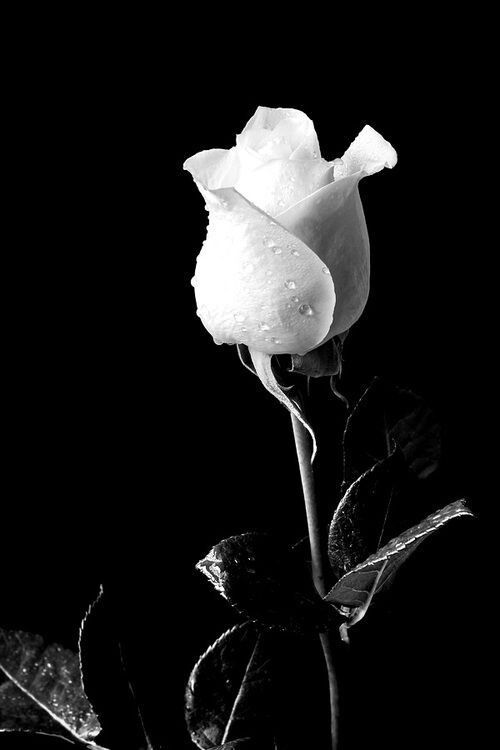
#> input picture edge detection 2.jpg, 500 x 750 px
$ python 'edge detection 2.py'
#> lines starting #> are read from the running program, lines starting #| are printed output that depends on the picture; after the words box and inside, x2 and y2 are one past the last pixel; in counts of white or black regions, pixels touching at a corner belong together
### morphology.py
import numpy as np


def morph(img=None, oper=None, iterations=1, strel=np.ones((3, 3)), bin=0):
    # This function accepts accepts a binary shape (img), morphological operation, structuring element
    # and number of iterations. It performs the specified operation of img by the structuring element
    # for the required number of iterations and returns the result.

    if bin:
        img = binarize(img)
    if oper is None:
        print('Choose specific morphological operator: erosion, dilation, closing, opening')
        return
    img = find_range(img)
    if oper == 'er':
        func = erosion
    elif oper == 'di':
        func = dilation
    elif oper == 'cl':
        func = closing
    elif oper == 'op':
        func = opening

    morphed_img = func(img, strel)
    if iterations > 1:
        for i in range(iterations - 1):
            morphed_img = func(morphed_img, strel)
            i += 1
    return morphed_img


def erosion(img, strel=np.ones((3, 3))):
    # The erosion function accepts a binary shape (img) and a structuring element. If no structuring element
    # is passed to the function, a 3-by-3 array of ones is used as a default.
    # The function returns the erosion of img by the structuring element.

    img = binarize(img, 'seg')
    img = find_range(img)
    img /= 255
    dim = img.shape
    strel = np.asarray(strel, dtype=np.uint8)
    orig = ((strel.shape[0]-1) // 2, (strel.shape[1] -1) // 2)
    x, y = strel.shape[0], strel.shape[1]
    a = np.zeros(dim)

    for i in range(dim[0]):
        for j in range(dim[1]):

            # Step I - Find the intersection of structuring element and current x-by-y subset of img.
            # If there is no intersection, continue:
            inters = img[fit(i - orig[0]):i - orig[0] + x, fit(j - orig[1]):j - orig[1] + y]
            if inters.shape[0] == 0 or inters.shape[1] == 0:
                continue

            # Step II - Find points (x0, y0), (x1, y1) such that the shape of
            # structuring element [x0:x1, y0:y1] will be equal to the shape of intersection:

            if orig[0] - i > 0:
                x0 = orig[0] - i
            else:
                x0 = 0
            if i + (x - orig[0]) > dim[0]:
                x1 = (dim[0] + orig[0]) - (i + 1)
            else:
                x1 = x - 1

            if orig[1] - j > 0:
                y0 = orig[1] - j
            else:
                y0 = 0
            if j + (y - orig[1]) > dim[1]:
                y1 = (dim[1] + orig[1]) - (j + 1)
            else:
                y1 = y - 1

            # Step III - Compute match:

            match = np.logical_and(inters, strel[x0:x1 + 1, y0:y1 + 1])
            if np.array_equal(match, strel[x0:x1 + 1, y0:y1 + 1]):
                a[i, j] = 1

    return np.asarray(a * 255, dtype=np.uint8)


# [88 lines left out: functions dilation, opening, closing, reverse, gray_conversion, not called in this run]


def segment(img, th=None):
    # This function performs a basic segmentation of a grayscale image according to given threshold.
    # Mean value of the image is used as default.

    if th is None:
        th = int(np.round(np.mean(img, axis=0).mean()))

    seg_img = img.copy()
    seg_img[seg_img < th] = 0
    seg_img[seg_img >= th] = 255
    return np.asarray(seg_img, dtype=np.uint8)


def hist_thresh(img):
    # This function performs segmentation of a grayscale image by computing the optimal threshold.

    mean = int(np.round(np.mean(img, axis=0).mean()))
    while True:
        fg_mean = np.mean(img[img > int(np.round(mean))])
        bg_mean = np.mean(img[img <= int(np.round(mean))])
        new_mean = (bg_mean + fg_mean) / 2
        if new_mean == mean:
            return segment(img, new_mean)
        mean = new_mean


def binarize(img, mode='hist', th=None):
    # Auxiliary function to convert color or grayscale images to black and white (binary).

    bin_img = img.copy()
    if len(img.shape) == 3:
        bin_img = gray_conversion(np.copy(img))
    if mode == 'seg':
        return segment(bin_img, th)
    if mode == 'hist':
        return hist_thresh(bin_img)


def fit(index):
    # Auxiliary function to compute intersection of a structuring element and a binary image.

    if index < 0:
        return 0
    else:
        return index


def find_range(img):
    # Auxiliary function to turn binary images into [0, 255] format over [0, 1].

    if img[img == 1].any():
        return np.asarray(img * 255, dtype=np.float64)
    else:
        return np.asarray(img, dtype=np.float64)


# [96 lines left out: functions strel, hist_eq, erosion_ver2, dilation_ver2, not called in this run]

### edge detection 2.py
import cv2
import matplotlib.pyplot as plt
from morphology import *

# Simple edge detection for a grayscale image.
# The image is first binarized and then the edges are detected.

b = binarize(cv2.imread('edge detection 2.jpg', 0))
#> in binarize, bin_img is the input picture: shape (750, 500); min 0, max 255, mean 24.5
#> in hist_thresh, `mean = int(np.round(np.mean(img, axis=0).mean()))`: mean = 24
#> the loop in hist_thresh, `while True:` made 6 passes
#> (fg_mean, bg_mean, new_mean, mean) on passes 1 to 5: (155.6, 0.649, 78.15, 78.15), (191.7, 2.81, 97.26, 97.26), (204.4, 3.98, 104.2, 104.2), (207.2, 4.27, 105.8, 105.8), (208, 4.35, 106.2, 106.2)
#> (fg_mean, bg_mean, new_mean) on pass 6: (208, 4.35, 106.2)
#> in binarize, `return hist_thresh(bin_img)`:
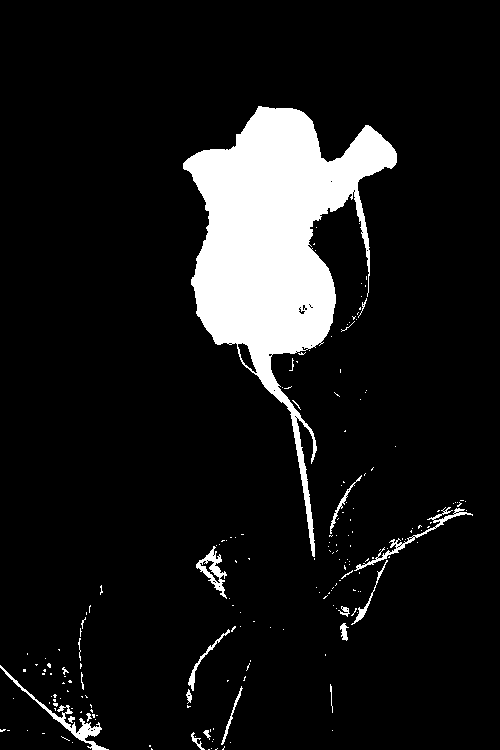
#> returned value: shape (750, 500); 9.9% white; 194 white regions (172 under 20 px), largest, box (x1, y1, x2, y2) and area: (183, 106, 397, 557) 33235, (0, 665, 109, 750) 820, (354, 507, 473, 571) 602
img = morph(b, 'er', 1)
#> in erosion, `img /= 255`:
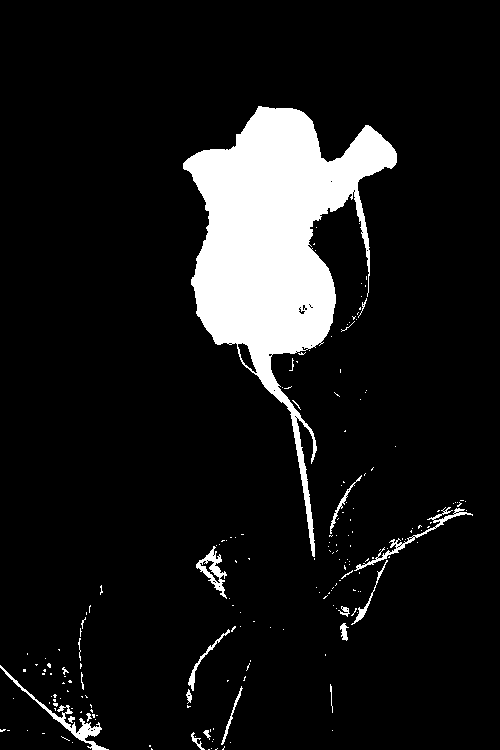
#> img: shape (750, 500) float64; values 0 (black) and 1 (white), 9.9% white; 194 white regions (172 under 20 px), largest, box (x1, y1, x2, y2) and area: (183, 106, 397, 557) 33235, (0, 665, 109, 750) 820, (354, 507, 473, 571) 602
#> in erosion, `strel = np.asarray(strel, dtype=np.uint8)`: strel = [[1, 1, 1], [1, 1, 1], [1, 1, 1]]
#> after the loop in erosion, `for i in range(dim[0]):`:
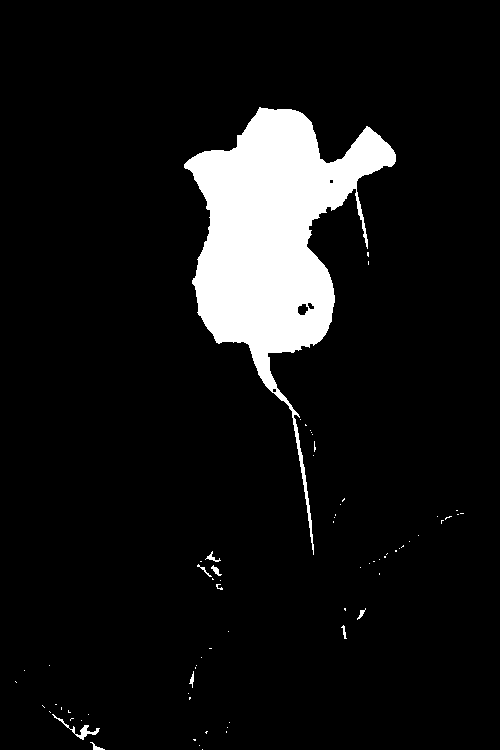
#> a: shape (750, 500) float64; values 0 (black) and 1 (white), 8.4% white; 71 white regions (61 under 20 px), largest, box (x1, y1, x2, y2) and area: (184, 107, 396, 555) 30965, (52, 714, 100, 740) 196, (205, 551, 221, 562) 53
img1 = b - img
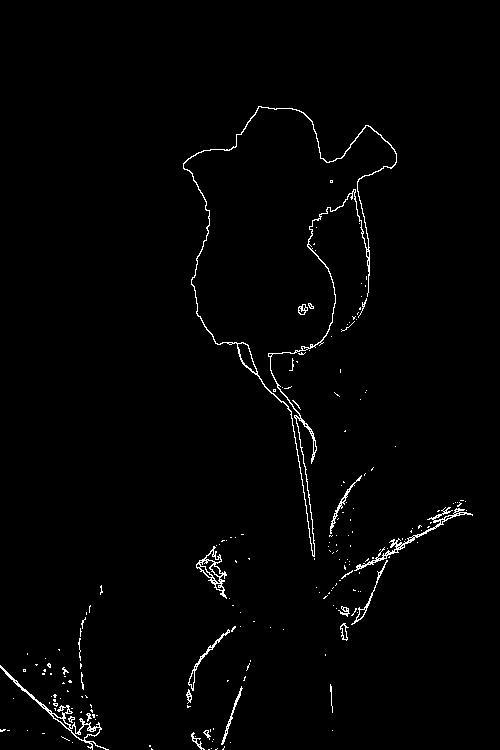
#> img1: shape (750, 500); 1.5% white in thin lines or dots, all inside (x1, y1, x2, y2) = (0, 106, 473, 750)

plt.figure('Ex. b - edge detection 2')
plt.subplot(131).set_title('original binary image')
plt.axis('off')
plt.imshow(b, cmap='gray')
plt.subplot(132).set_title('eroded image')
plt.axis('off')
plt.imshow(img, cmap='gray')
plt.subplot(133).set_title('outline =\n[original image] - [eroded image]')
plt.axis('off')
plt.imshow(img1, cmap='gray')

plt.show()
